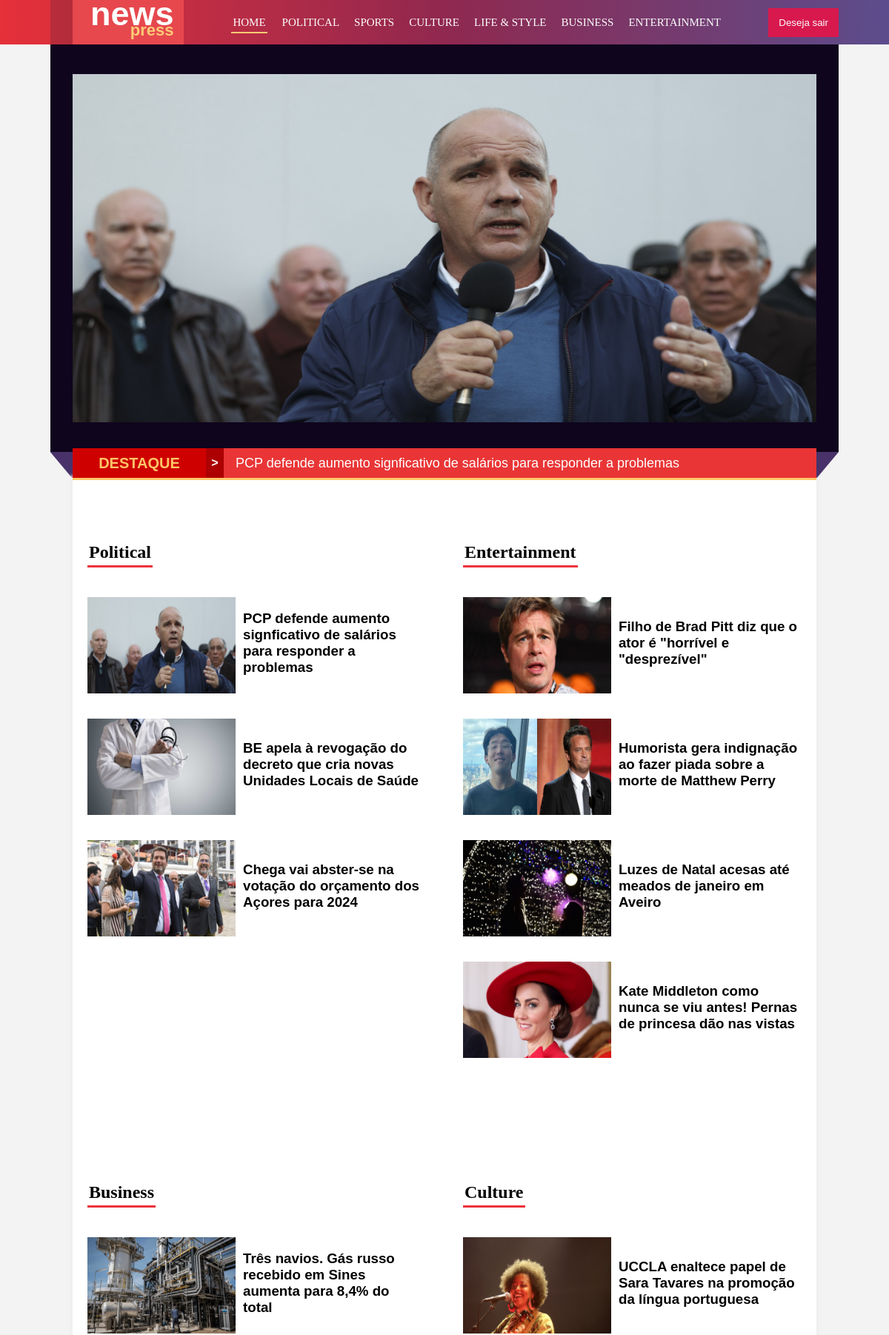
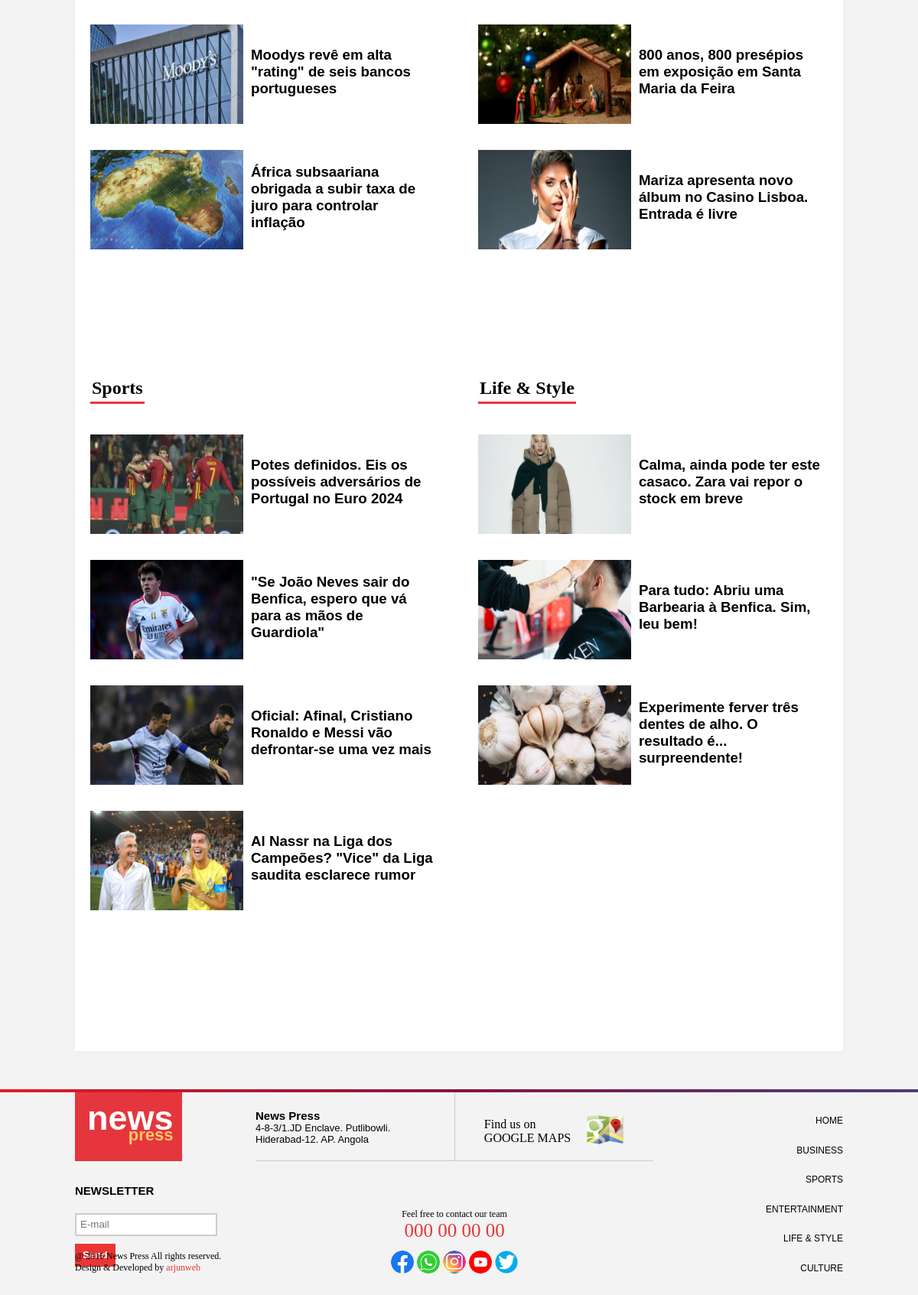
Page /usuario/home.php (signed in) on the committed database (2 pictures, top to bottom).
### tables this page shows
CREATE TABLE `noticias` (
  `id_noticia` smallint NOT NULL AUTO_INCREMENT,
  `titulo_noticia` text,
  `texto_noticia` mediumtext,
  `imagem` varchar(255) DEFAULT NULL,
  `estado` tinyint(1) DEFAULT NULL,
  `id_categoria` smallint DEFAULT NULL,
  `id_usuario` smallint DEFAULT NULL,
  `data_cadastro` datetime DEFAULT NULL,
  `data_modificacao` datetime DEFAULT NULL,
  PRIMARY KEY (`id_noticia`)
);

### usuario/home.php (the view, shortened to what this page needs)
<?php
require_once "../conexao.php";
  $id = $_SESSION['id_usuario'];
       $sql = "SELECT * FROM noticias AS n INNER JOIN categorias AS c ON n.id_categoria = c.id_categoria  WHERE estado = '1' AND id_usuario = '$id'";
		   $result = $ligation->prepare($sql);
		   $result->execute();
		   $data =  $result->fetchall(PDO::FETCH_ASSOC);
         $culture = false;
         $sports = false;
         $entertainment = false;
         $life_style = false;
         $business= false;
         $political = false;
        $array = array();
          if(count($data) > 0){
          for($l=0; $l<count($data); $l++){
             if($data[$l]['nome_categoria'] === 'culture'){
                if($culture === false){
                  $array[] = 'culture';
                  $culture = true;
             	}
             }elseif($data[$l]['nome_categoria'] === 'sports'){
             	if($sports === false){
                  $array[] = 'sports';
                  $sports = true;
             	}
             }elseif($data[$l]['nome_categoria'] === 'business'){
             	if($business === false){
                  $array[] = 'business';
                  $business = true;
             	}
             }elseif($data[$l]['nome_categoria'] === 'entertainment'){
             	if($entertainment === false){
                  $array[] = 'entertainment';
                  $entertainment = true;
             	}
             }elseif($data[$l]['nome_categoria'] === 'life & style'){
             	if($life_style === false){
                  $array[] = 'life & style';
                  $life_style = true;
             	}
             }elseif($data[$l]['nome_categoria'] === 'political'){
             	if($political === false){
                  $array[] = 'political';
                  $political = true;
             	}
             }
         }
     }
 ?>
<!DOCTYPE html>
<html lang="pt">
<head>
    <?php require_once "../head.php";  ?>
</head>
<body>
<header>
<div class="navigation">
 	<div class="border-left"></div>
	 <div class="logo">
	 	<span id="text1">news</span>
	 	<span id="text2">press</span>
	 </div>
	 <nav>
      <ul class="menu">
	       <li><a href="home.php" class="underline">Home</a></li>
          <?php foreach($array as $value){
             if($value === 'life & style'){
           ?>
	 	   <li>
	 	   	<a href="life&style.php">
	 	   		<?= $value; ?>
	 	   	 </a>
	 	   </li>
      <?php }else{ ?>
	 	   <li>
	 	   	<a href="<?= $value.'.php';  ?>">
	 	   		<?= $value; ?>
	 	   	 </a>
	 	   </li>
       <?php } } ?>
	 	</ul>
	 </nav>
	 <a href="../encerro.php">
	 	<button>Deseja sair</button>
	 </a>
 </div>
</header>
<?php
       $sql = "SELECT * FROM noticias AS n INNER JOIN categorias AS c ON n.id_categoria = c.id_categoria  WHERE estado = '1' AND id_usuario = '$id' Limit 1";
		   $result = $ligation->prepare($sql);
		   $result->execute();
		   $data =  $result->fetchall(PDO::FETCH_ASSOC);
  if(count($data) > 0){
	   $data = $data[0];
 ?>
<section class="banner">
	<a href="<?= $data['nome_categoria'].'.php#'.$data['id_noticia'];  ?>">
		<img src="<?= $data['imagem'];  ?>" alt="imgNoticeMain">
	</a>
</section>
<div class="barra_bottom">
	<div class="barra_red">
		<div id="text1">DESTAQUE</div>
		<div id="icon">></div>
		<a href="<?= $data['nome_categoria'].'.php#'.$data['id_noticia'];  ?>">
		<h3  id="text2"><?= $data['titulo_noticia']; ?>
		</h3>
		</a>
	</div>
</div>
<?php  } ?>
<section class="category">
<article>
 	<div class="political">
 	    <h2>Political</h2>
 	    <?php
           $sql = "SELECT * FROM noticias AS n INNER JOIN categorias AS c ON n.id_categoria = c.id_categoria  WHERE estado = '1' AND id_usuario = '$id' AND nome_categoria = 'political'";
		   $result = $ligation->prepare($sql);
		   $result->execute();
		   $data =  $result->fetchall(PDO::FETCH_ASSOC);
           if(count($data) > 0){
              for($l=0; $l<count($data); $l++){
 	     ?>
         <div>
         	<a href="political.php#<?= $data[$l]['id_noticia']; ?>">
 	    	<img src="<?= $data[$l]['imagem']; ?>" alt="imgPolitical">
 	        </a>
 	    	<a href="political.php#<?= $data[$l]['id_noticia']; ?>">
 	    		<h3 id="describe_notice"><?= $data[$l]['titulo_noticia'];  ?>
 	    		</h3>
 	    	</a>
 	     </div>
 	     <?php } }else{ ?>
 	    <div>
	        <h3 id="describe_notice">Vazio</h3>
 	    </div>
 	   <?php }  ?>
 	</div>
 	<div class="entertainment">
 	    <h2>Entertainment</h2>
 	    <?php
           $sql = "SELECT * FROM noticias AS n INNER JOIN categorias AS c ON n.id_categoria = c.id_categoria  WHERE estado = '1' AND id_usuario = '$id' AND nome_categoria = 'entertainment'";
		   $result = $ligation->prepare($sql);
		   $result->execute();
		   $data =  $result->fetchall(PDO::FETCH_ASSOC);
           if(count($data) > 0){
              for($l=0; $l<count($data); $l++){
 	     ?>
        <div>
        	<a href="entertainment.php#<?= $data[$l]['id_noticia']; ?>">
 	    	<img src="<?= $data[$l]['imagem']; ?>" alt="imgEntertainment">
            </a>
 	    	<a href="entertainment.php#<?= $data[$l]['id_noticia']; ?>">
 	    	 <h3 id="describe_notice"><?= $data[$l]['titulo_noticia'];  ?></h3>
 	    	 </a>
 	    </div>
 	     <?php } }else{ ?>
 	    <div>
	        <h3 id="describe_notice">Vazio</h3>
 	    </div>
 	   <?php }  ?>
 	</div>
</article>
<article>
 	<div class="Business">
 	    <h2>Business</h2>
 	    <?php
           $sql = "SELECT * FROM noticias AS n INNER JOIN categorias AS c ON n.id_categoria = c.id_categoria  WHERE estado = '1' AND id_usuario = '$id' AND nome_categoria = 'business'";
		   $result = $ligation->prepare($sql);
		   $result->execute();
		   $data =  $result->fetchall(PDO::FETCH_ASSOC);
           if(count($data) > 0){
              for($l=0; $l<count($data); $l++){
 	     ?>
        <div>
        	<a href="business.php#<?= $data[$l]['id_noticia']; ?>">
 	    	<img src="<?= $data[$l]['imagem']; ?>" alt="imgBusiness">
 	    	</a>
 	    	<a href="business.php#<?= $data[$l]['id_noticia']; ?>">
 	    	 <h3 id="describe_notice"><?= $data[$l]['titulo_noticia'];  ?></h3>
 	        </a>
 	    </div>
 	     <?php } }else{ ?>
 	    <div>
	        <h3 id="describe_notice">Vazio</h3>
 	    </div>
 	   <?php }  ?>
 	</div>
 	<div class="Culture">
 	    <h2>Culture</h2>
 	    <?php
           $sql = "SELECT * FROM noticias AS n INNER JOIN categorias AS c ON n.id_categoria = c.id_categoria  WHERE estado = '1' AND id_usuario = '$id' AND nome_categoria = 'culture'";
		   $result = $ligation->prepare($sql);
		   $result->execute();
		   $data =  $result->fetchall(PDO::FETCH_ASSOC);
           if(count($data) > 0){
              for($l=0; $l<count($data); $l++){
 	     ?>
        <div>
        	<a href="culture.php#<?= $data[$l]['id_noticia']; ?>">
 	    	<img src="<?= $data[$l]['imagem']; ?>" alt="imgCulture">
 	      	</a>
 	      	<a href="culture.php#<?= $data[$l]['id_noticia']; ?>">
 	    	 <h3 id="describe_notice"><?= $data[$l]['titulo_noticia'];  ?></h3>
 	        </a>
 	    </div>
 	     <?php } }else{ ?>
 	    <div>
	        <h3 id="describe_notice">Vazio</h3>
 	    </div>
 	   <?php }  ?>
 	</div>
</article>
<article>
 	<div class="Sports">
 	    <h2>Sports</h2>
 	    <?php
           $sql = "SELECT * FROM noticias AS n INNER JOIN categorias AS c ON n.id_categoria = c.id_categoria  WHERE estado = '1' AND id_usuario = '$id' AND nome_categoria = 'sports'";
		   $result = $ligation->prepare($sql);
		   $result->execute();
		   $data =  $result->fetchall(PDO::FETCH_ASSOC);
           if(count($data) > 0){
              for($l=0; $l<count($data); $l++){
 	     ?>
        <div>
        	<a href="sports.php#<?= $data[$l]['id_noticia']; ?>">
 	    	<img src="<?= $data[$l]['imagem']; ?>" alt="imgSports">
 	    	</a>
 	    	<a href="sports.php#<?= $data[$l]['id_noticia']; ?>">
 	    	 <h3 id="describe_notice"><?= $data[$l]['titulo_noticia'];  ?></h3>
 	        </a>
 	    </div>
 	     <?php } }else{ ?>
 	    <div>
	        <h3 id="describe_notice">Vazio</h3>
 	    </div>
 	   <?php }  ?>
 	</div>
 	<div class="Life & Style">
 	    <h2>Life & Style</h2>
 	    <?php
           $sql = "SELECT * FROM noticias AS n INNER JOIN categorias AS c ON n.id_categoria = c.id_categoria  WHERE estado = '1' AND id_usuario = '$id' AND nome_categoria = 'life & style'";
		   $result = $ligation->prepare($sql);
		   $result->execute();
		   $data =  $result->fetchall(PDO::FETCH_ASSOC);
           if(count($data) > 0){
              for($l=0; $l<count($data); $l++){
 	     ?>
        <div>
        	<a href="life&style.php#<?= $data[$l]['id_noticia']; ?>">
 	    	<img src="<?= $data[$l]['imagem']; ?>" alt="imgLife&Style">
 	    	</a>
 	    	<a href="life&style.php#<?= $data[$l]['id_noticia']; ?>">
 	    	 <h3 id="describe_notice"><?= $data[$l]['titulo_noticia'];  ?></h3>
 	    	</a>
 	    </div>
 	     <?php } }else{ ?>
 	    <div>
	        <h3 id="describe_notice">Vazio</h3>
 	    </div>
 	   <?php }  ?>
 	</div>
</article>
</section>
<?php require_once "../footer.php";  ?>
</body>
</html>

### head.php (shortened to what this page needs)
<link rel="stylesheet" type="text/css" href="../css/style.css?">
<link rel="stylesheet" type="text/css" href="../css/media.css?">

### footer.php (shortened to what this page needs)
<div class="border-top"></div>
<footer>
     	<div class="footer_logo">
 	  		<span id="text1">news</span>
 	   		<span id="text2">press</span>
 		</div>
 		<div class="info">
 			<h4>News Press</h4>
 			<p>4-8-3/1.JD Enclave. Putlibowli.</p>
 			<p>Hiderabad-12. AP. Angola</p>
 		</div>
 		<div class="google_maps">
 			<div>
 				<p>Find us on</p>
 				<p>GOOGLE MAPS</p>
 			</div>
 			<img src="../imagem/google_maps.png" alt="imgGoogleMaps">
 		</div>
	    <ul class="footer_menu">
	 	   <li><a href="home.php">Home</a></li>
	 	   <li><a href="business.php">Business</a></li>
	 	   <li><a href="sports.php">Sports</a></li>
	 	   <li><a href="entertainment.php">Entertainment</a></li>
	 	   <li><a href="life&style.php">Life & Style</a></li>
	 	   <li><a href="culture.php">Culture</a></li>
        </ul>
        <h3>NewsLetter</h3>
        	<div class="contact01">
        		<input type="text" name="txtnewsletter" placeholder="E-mail">
        		<button>Send</button>
            </div>
        	<div class="contact02">
        		<p>Feel free to contact our team</p>
        		<p>000 00 00 00</p>
            </div>
            <div class="contact03">
        		<p>@ 2016 News Press All rights reserved.</p>
        		<p>Design & Developed by <span>arjunweb</span></p>
            </div>
        	<div class="contact04">
                <img src="../imagem/facebook.png" alt="imgfooter01">
                <img src="../imagem/whatsapp.jpg" alt="imgfooter02">
                <img src="../imagem/instagram.jpg" alt="imgfooter03">
                <img src="../imagem/youtube.png" alt="imgfooter04">
                <img src="../imagem/twiter.png" alt="imgfooter05">
            </div>
</footer>

### rows in the picture
noticias: imagem (picture), titulo_noticia "PCP defende aumento signficativo de salários para responder a problemas"
noticias: imagem (picture), titulo_noticia "BE apela à revogação do decreto que cria novas Unidades Locais de Saúde"
noticias: imagem (picture), titulo_noticia "Chega vai abster-se na votação do orçamento dos Açores para 2024"
noticias: imagem (picture), titulo_noticia "Filho de Brad Pitt diz que o ator é \"horrível e \"desprezível\""
noticias: imagem (picture), titulo_noticia "Humorista gera indignação ao fazer piada sobre a morte de Matthew Perry"
noticias: imagem (picture), titulo_noticia "Luzes de Natal acesas até meados de janeiro em Aveiro"
noticias: imagem (picture), titulo_noticia "Kate Middleton como nunca se viu antes! Pernas de princesa dão nas vistas"
noticias: imagem (picture), titulo_noticia "Três navios. Gás russo recebido em Sines aumenta para 8,4% do total"
noticias: imagem (picture), titulo_noticia "Moodys revê em alta \"rating\" de seis bancos portugueses"
noticias: imagem (picture), titulo_noticia "África subsaariana obrigada a subir taxa de juro para controlar inflação"
noticias: imagem (picture), titulo_noticia "UCCLA enaltece papel de Sara Tavares na promoção da língua portuguesa"
noticias: imagem (picture), titulo_noticia "800 anos, 800 presépios em exposição em Santa Maria da Feira"
noticias: imagem (picture), titulo_noticia "Mariza apresenta novo álbum no Casino Lisboa. Entrada é livre"
noticias: imagem (picture), titulo_noticia "Potes definidos. Eis os possíveis adversários de Portugal no Euro 2024"
noticias: imagem (picture), titulo_noticia "\"Se João Neves sair do Benfica, espero que vá para as mãos de Guardiola\""
noticias: imagem (picture), titulo_noticia "Oficial: Afinal, Cristiano Ronaldo e Messi vão defrontar-se uma vez mais"
noticias: imagem (picture), titulo_noticia "Al Nassr na Liga dos Campeões? \"Vice\" da Liga saudita esclarece rumor"
noticias: imagem (picture), titulo_noticia "Calma, ainda pode ter este casaco. Zara vai repor o stock em breve"
noticias: imagem (picture), titulo_noticia "Para tudo: Abriu uma Barbearia à Benfica. Sim, leu bem!"
noticias: imagem (picture), titulo_noticia "Experimente ferver três dentes de alho. O resultado é... surpreendente!"

### other values in the picture
$value "POLITICAL"
$value "SPORTS"
$value "CULTURE"
$value "LIFE & STYLE"
$value "BUSINESS"
$value "ENTERTAINMENT"
